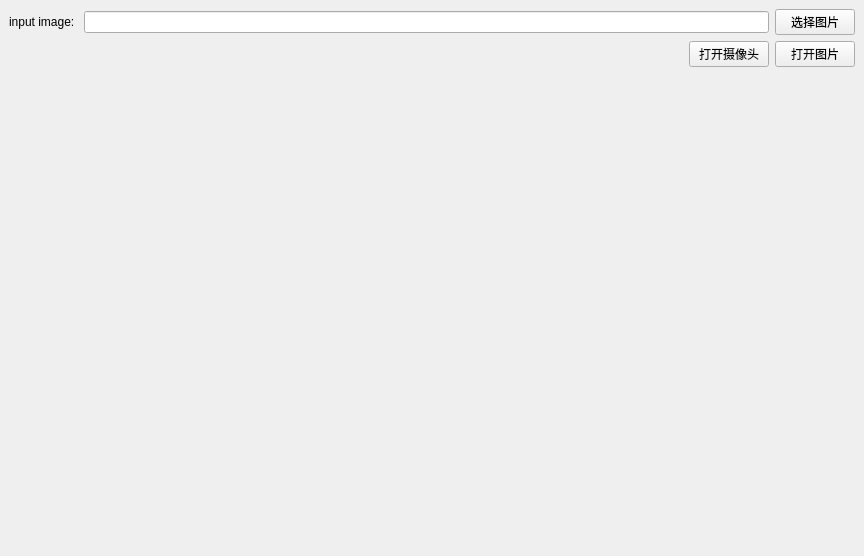
<?xml version="1.0" encoding="UTF-8"?>
<ui version="4.0">
 <class>MainWindow</class>
 <widget class="QMainWindow" name="MainWindow">
  <property name="geometry">
   <rect>
    <x>0</x>
    <y>0</y>
    <width>864</width>
    <height>556</height>
   </rect>
  </property>
  <property name="windowTitle">
   <string>人脸检测</string>
  </property>
  <property name="windowIcon">
   <iconset>
    <normaloff>sdu.ico</normaloff>sdu.ico</iconset>
  </property>
  <widget class="QWidget" name="centralwidget">
   <layout class="QGridLayout" name="gridLayout">
    <item row="0" column="1" colspan="5">
     <layout class="QHBoxLayout" name="horizontalLayout_2">
      <item>
       <widget class="QLabel" name="label">
        <property name="text">
         <string>input image: </string>
        </property>
       </widget>
      </item>
      <item>
       <widget class="QLineEdit" name="input_line"/>
      </item>
      <item>
       <widget class="QPushButton" name="open_button">
        <property name="text">
         <string>选择图片</string>
        </property>
       </widget>
      </item>
     </layout>
    </item>
    <item row="4" column="1" rowspan="3" colspan="5">
     <widget class="QWidget" name="widget" native="true">
      <layout class="QGridLayout" name="gridLayout_2">
       <item row="0" column="0">
        <widget class="QLabel" name="label_2">
         <property name="text">
          <string/>
         </property>
         <property name="scaledContents">
          <bool>true</bool>
         </property>
         <property name="alignment">
          <set>Qt::AlignCenter</set>
         </property>
        </widget>
       </item>
      </layout>
     </widget>
    </item>
    <item row="1" column="1" colspan="5">
     <layout class="QHBoxLayout" name="horizontalLayout">
      <item>
       <spacer name="horizontalSpacer">
        <property name="orientation">
         <enum>Qt::Horizontal</enum>
        </property>
        <property name="sizeHint" stdset="0">
         <size>
          <width>602</width>
          <height>20</height>
         </size>
        </property>
       </spacer>
      </item>
      <item>
       <widget class="QPushButton" name="open_camer">
        <property name="text">
         <string>打开摄像头</string>
        </property>
       </widget>
      </item>
      <item>
       <widget class="QPushButton" name="pushButton">
        <property name="text">
         <string>打开图片</string>
        </property>
       </widget>
      </item>
     </layout>
    </item>
   </layout>
  </widget>
 </widget>
 <resources/>
 <connections>
  <connection>
   <sender>open_button</sender>
   <signal>clicked()</signal>
   <receiver>MainWindow</receiver>
   <slot>open_dir()</slot>
   <hints>
    <hint type="sourcelabel">
     <x>750</x>
     <y>45</y>
    </hint>
    <hint type="destinationlabel">
     <x>753</x>
     <y>16</y>
    </hint>
   </hints>
  </connection>
  <connection>
   <sender>pushButton</sender>
   <signal>clicked()</signal>
   <receiver>MainWindow</receiver>
   <slot>show_image()</slot>
   <hints>
    <hint type="sourcelabel">
     <x>806</x>
     <y>86</y>
    </hint>
    <hint type="destinationlabel">
     <x>626</x>
     <y>74</y>
    </hint>
   </hints>
  </connection>
  <connection>
   <sender>open_camer</sender>
   <signal>pressed()</signal>
   <receiver>MainWindow</receiver>
   <slot>open_camewr()</slot>
   <hints>
    <hint type="sourcelabel">
     <x>665</x>
     <y>94</y>
    </hint>
    <hint type="destinationlabel">
     <x>434</x>
     <y>89</y>
    </hint>
   </hints>
  </connection>
 </connections>
 <slots>
  <slot>open_dir()</slot>
  <slot>show_image()</slot>
  <slot>open_camewr()</slot>
 </slots>
</ui>
